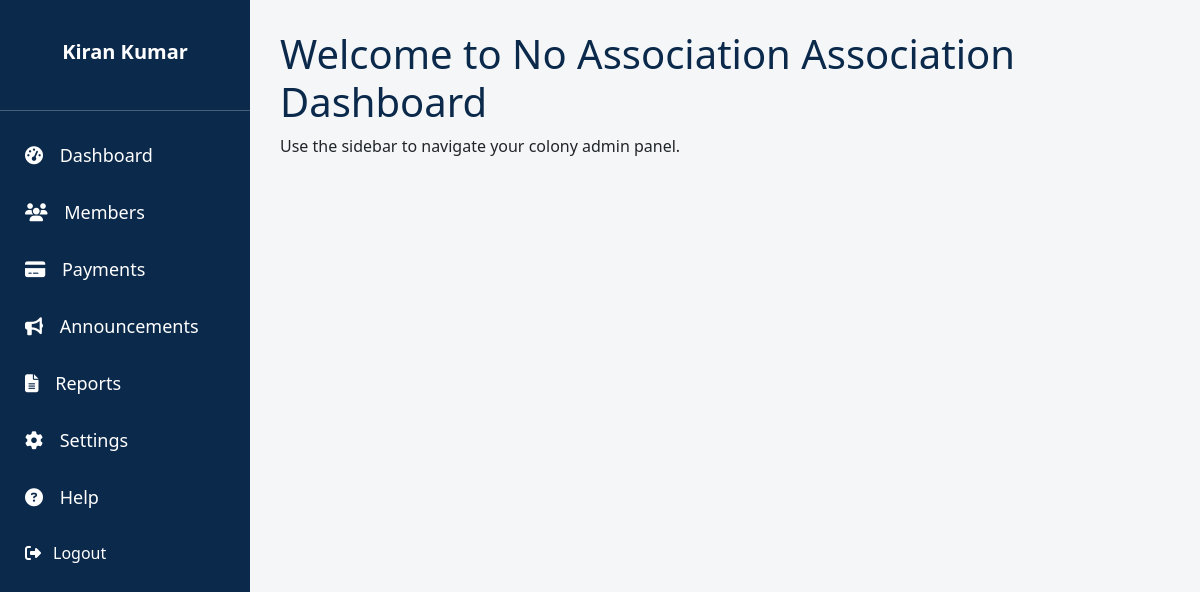
/associations/admin-dashboard/ (signed in), run on an earlier commit of the app's database.
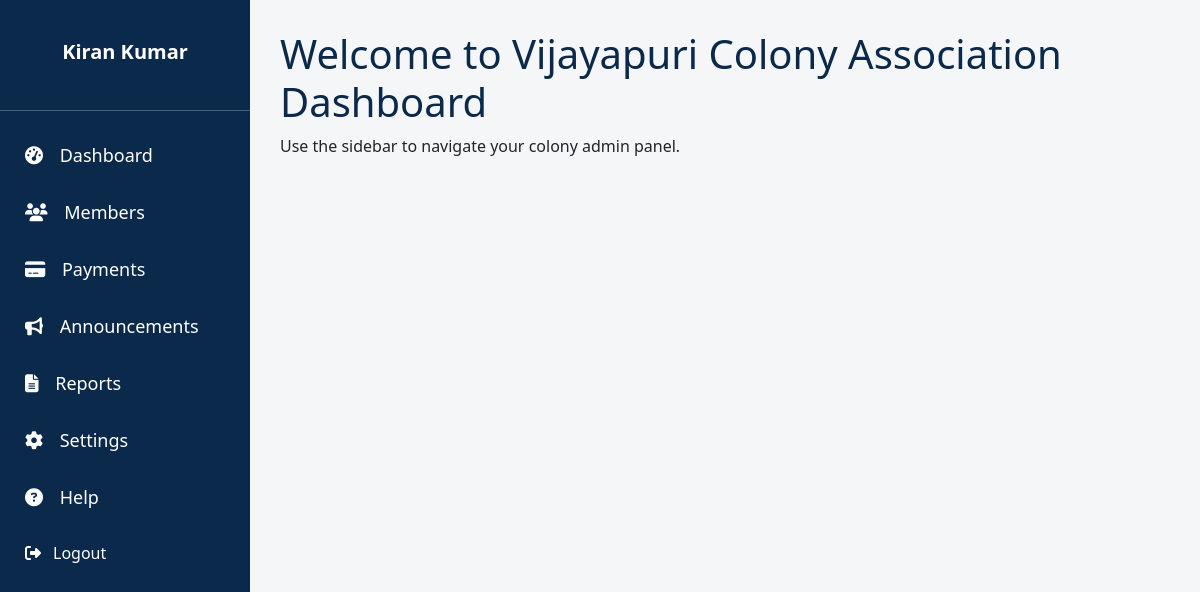
And on a later commit of the database.
### core/models.py (models this page shows, shortened)
class CustomUser(AbstractUser):
    mobile_number = models.CharField(max_length=15, blank=True, null=True)
    email = models.EmailField(blank=True, null=True)

### associations/models.py (models this page shows, shortened)
class Association(models.Model):
    name = models.CharField(max_length=255)
    registration_number = models.CharField(max_length=50, unique=True, blank=True)
    address_line = models.CharField(max_length=100, blank=True, null=True)
    city = models.CharField(max_length=100, blank=True, null=True)
    state = models.CharField(max_length=100, blank=True, null=True)
    pincode = models.CharField(max_length=10, blank=True, null=True)
    phone_number = models.CharField(max_length=15, blank=True, null=True)
    contact_person = models.CharField(max_length=255, blank=True, null=True)
    email = models.EmailField(blank=True, null=True)
    membership_date = models.DateField(default=timezone.now)
    active = models.BooleanField(default=True)

### associations/views.py (the view)
# urls.py: path('admin-dashboard/', admin_dashboard_view, name='admin-dashboard'),
@login_required
def admin_dashboard_view(request):
    membership = AssociationMembership.objects.filter(user=request.user).first()
    association_name = membership.association.name if membership else "No Association"
    return render(request, 'associations/admin_dashboard.html', {
        'association_name': association_name
    })

### associations/context_processors.py (called while the page is built)
def user_role_context(request):
    from associations.models import AssociationMembership  # ✅ Move import inside function
    role = None
    if request.user.is_authenticated:
        membership = AssociationMembership.objects.filter(user=request.user).first()
        if membership:
            role = membership.role
    return {'user_role': role}

### associations/templates/associations/admin_dashboard.html
{% extends "base.html" %}
{% block content %}
 <h1>Welcome to {{ association_name }} Association Dashboard</h1>
<p>Use the sidebar to navigate your colony admin panel.</p>
{% endblock %}

### templates/base.html (shortened to what this page needs)
{% load static %}
<!DOCTYPE html>
<html lang="en">
<head>
  <link rel="stylesheet" href="https://cdnjs.cloudflare.com/ajax/libs/font-awesome/6.4.0/css/all.min.css"/>
<link href="https://cdn.jsdelivr.net/npm/bootstrap@5.3.0/dist/css/bootstrap.min.css" rel="stylesheet">
</head>
<body>
<div class="sidebar">
  <div class="menu-group">
    <h2>{{ request.user.get_full_name|default:request.user.username }}</h2>
    <hr style="width:100%;text-align:left;margin-left:0">
    <a class="menu-item" href="{% url 'admin-dashboard' %}"><i class="fas fa-tachometer-alt"></i> Dashboard</a>
    <a class="menu-item" href="{% url 'members' %}"><i class="fas fa-users"></i> Members</a>
    <a class="menu-item" href="{% url 'colonybilling:payment-list' %}"><i class="fas fa-credit-card"></i> Payments</a>
    <a class="menu-item" href="#"><i class="fas fa-bullhorn"></i> Announcements</a>
    <a class="menu-item" href="#"><i class="fas fa-file-alt"></i> Reports</a>
    <a class="menu-item" href="{% url 'colonybilling:association_fee_settings' %}"><i class="fas fa-cog"></i> Settings</a>
    <a class="menu-item" href="#"><i class="fas fa-question-circle"></i> Help</a>
    <form method="post" action="{% url 'logout' %}" class="logout-form">
      <button type="submit" class="menu-item logout-button">
        <i class="fas fa-sign-out-alt"></i> Logout
      </button>
    </form>
  </div>
</div>
<div class="content">
  {% block content %}
  {% endblock %}
</div>
</body>
</html>>

### templates/base.html (style rules this page uses)
body { margin: 0; font-family: 'Segoe UI', sans-serif; background-color: #f4f6f8; }
.sidebar { width: 250px; background-color: #0B294B; height: 100vh; color: white; position: fixed; top: 0; left: 0; display: flex; flex-direction: column; justify-content: space-between; }
.menu-group { padding-top: 40px; display: flex; flex-direction: column; }
.sidebar h2 { text-align: center; font-size: 20px; margin-bottom: 30px; padding: 0 10px; color: #fff; font-weight: bold; }
.menu-item { padding: 15px 25px; font-size: 18px; color: white; text-decoration: none; display: block; transition: background 0.3s ease; }
.menu-item i { margin-right: 12px; }
form.logout-form { margin: 0; padding: 0; }
.logout-button { background: none; border: none; color: white; font-size: 16px; padding: 15px 25px; text-align: left; width: 100%; cursor: pointer; display: flex; align-items: center; font-family: inherit; }
.content { margin-left: 250px; padding: 30px; }
.content h1 { color: #0B294B; }

What changed in the data, as far as the page shows it:
now on this page (row edited): Association: name "Vijayapuri Colony"
Also different on the page:
{{ association_name }}: "No Association" → (not shown)
